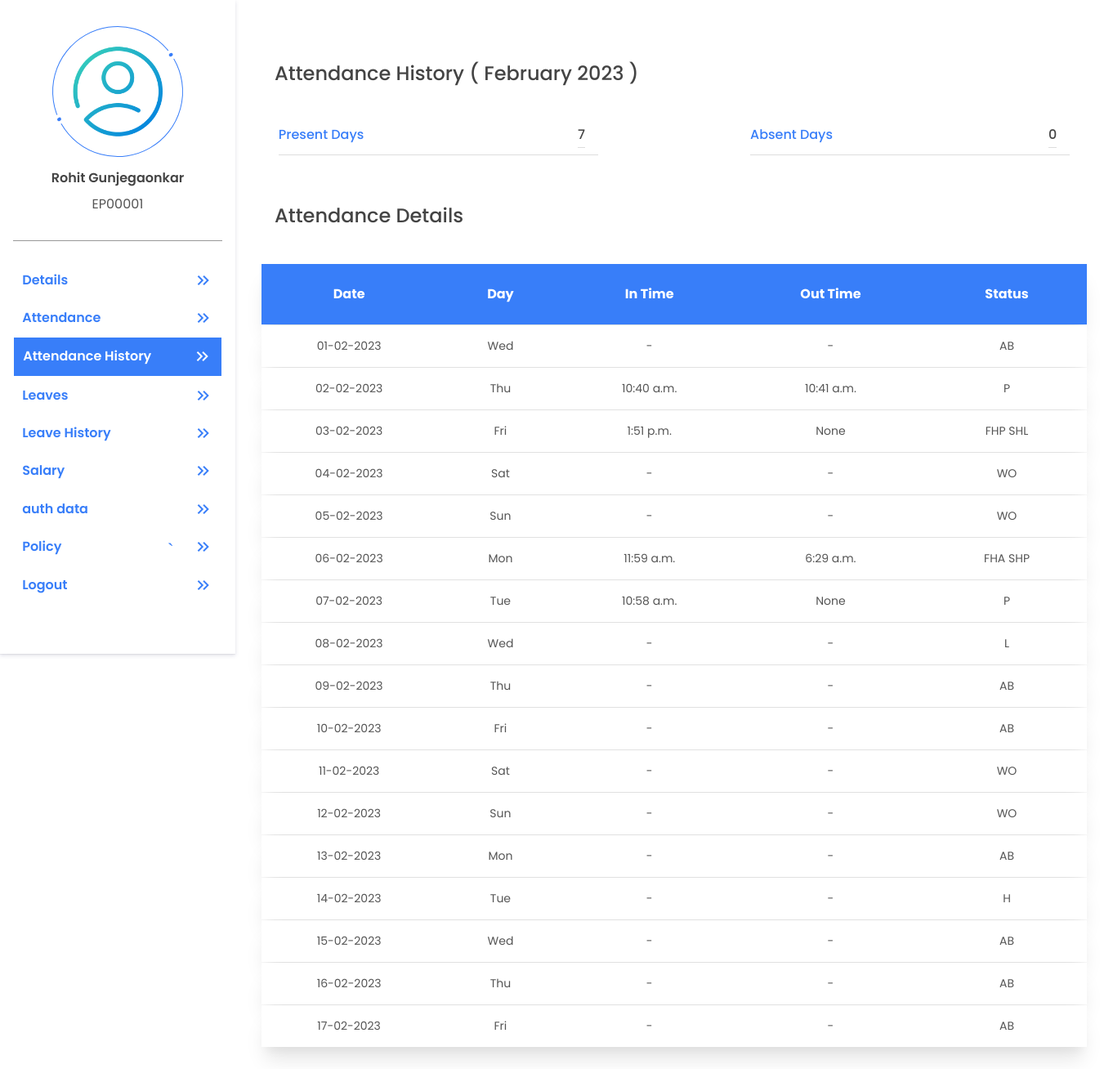
The page /accounts/attendance-history/ (signed in) on the database its author committed.
### account/models.py (models this page shows, shortened)
class UserAdditionalDetail(models.Model):
    emp_user = models.OneToOneField(User, on_delete=models.CASCADE, related_name='user_additional_details')
    gender = models.CharField(choices=(('Male' , 'Male'), ('Female', 'Female')), max_length=55, null=True)
    mobile_no = models.BigIntegerField(null=True)
    date_of_birth = models.DateField(null=True)
    pan_number = models.CharField(max_length=10, null=True)
    aadhaar_number = models.BigIntegerField(null=True)
    permanent_address = models.TextField(null=True)
    current_address = models.TextField(null=True)
    marital_status = models.CharField(choices=(('Single', 'Single'), ('Married', 'Married')), max_length=55, null=True)
    passport_no = models.CharField(max_length=9, null=True)
    father_name = models.CharField(max_length=255, null=True)
    mother_name = models.CharField(max_length=255, null=True)
    nationality = models.CharField(max_length=50, null=True)
    emergency_contact_no = models.BigIntegerField(null=True)
    blood_group = models.CharField(max_length=3, null=True)
    profile_photo = models.ImageField(upload_to='userprofile', null=True, default='default_profile_pic.png')
    is_requested = models.BooleanField(default=False)
    is_completed_additional_details = models.BooleanField(default=False)  # this will become True if mandatory fields are filled by employee after verification by HR
    created_at = models.DateTimeField(auto_now_add=True)
    updated_at = models.DateTimeField(auto_now=True)

### payroll/models.py (models this page shows, shortened)
class DailyAttendance(models.Model):
    emp_user = models.ForeignKey(User,
    on_delete=models.CASCADE, related_name='daily_attendance_user')
    date = models.DateField(auto_now=True)
    month = models.ForeignKey(Month,on_delete=models.CASCADE, related_name='daily_attendance_month')
    approved_by = models.ForeignKey(User,on_delete=models.CASCADE, related_name='daily_attend_approved_by',null=True)
    login_time = models.TimeField(auto_now_add=True)
    logout_time = models.TimeField(null=True)
    working_hours = models.DecimalField(default=0.0, max_digits=5, decimal_places=2)
    is_half_day = models.BooleanField(default=False)
    is_first_half = models.BooleanField(default=False)
    is_second_half = models.BooleanField(default=False)
    is_requested = models.BooleanField(default=False)
    is_present = models.BooleanField(default=False)
    created_at = models.DateTimeField(auto_now_add=True)
    updated_at = models.DateTimeField(auto_now=True)

### account/account_views/self_services/self_attendance.py (the view)
# urls.py: path("attendance-history/", AttendanceHistory.as_view(), name = 'attendance_history'),
class AttendanceHistory(View):
    @method_decorator(login_required(login_url='login'))
    def get (self, request):
        user_id = request.user.id
        month_format = str(get_month_year())
        month_name = month_format[0:-4] + ' ' +  month_format[-4:]
        months = {month: index for index, month in enumerate(month_abbr) if month}
        month = int(months[month_format[0:3]])
        year = int(month_format[-4:])
        end_date = get_end_date_of_month(year, month)
        first_date = end_date.replace(day = 1).date()
        monthly_data= []
        date_range= pd.date_range(first_date,end_date)
        current_date= datetime.today().date()
        for date in date_range:
            if date.date() > current_date:
                break
            data= {
                'date': date.strftime("%d-%m-%Y"),
                'day':date.strftime("%a"),
                'status' :None,
                'login_time':None,
                'logout_time':None,
            }
            if Holiday.objects.filter(date=date).exists():
                data["status"]="H"
                data["login_time"]="-"
                data["logout_time"]="-"
            elif data["day"]== "Sat" or data["day"]== "Sun":
                data["status"]="WO"
                data["login_time"]="-"
                data["logout_time"]="-"
            else:
                leave = DailyLeave.objects.filter(emp_user_id = user_id, date=date)
                attendance = DailyAttendance.objects.filter(emp_user_id = user_id, date=date, is_present=True)
                if  leave.exists() and attendance.exists():
                    if leave[0].date_is_half == True:
                        if leave[0].date_is_first_half== True and attendance[0].is_second_half== True:
                            data["status"]="FHL SHP"
                            data["login_time"]= attendance[0].login_time
                            data["logout_time"]= attendance[0].logout_time
                        if leave[0].date_is_second_half== True and attendance[0].is_first_half== True:
                            data["status"]="FHP SHL"
                            data["login_time"]= attendance[0].login_time
                            data["logout_time"]= attendance[0].logout_time
                    else:
                        data["status"]="L"
                        data["login_time"]="-"
                        data["logout_time"]="-"
                elif leave.exists():
                    if leave[0].date_is_half== True:
                        if leave[0].date_is_first_half== True:
                            data["status"]="FHL SHA"
                        elif leave[0].date_is_second_half== True:
                            data["status"]="FHA SHL"
                    else:
                        data["status"]="L"
                        data["login_time"]="-"
                        data["logout_time"]="-"
                elif attendance.exists():
                    if attendance[0].is_half_day == True:
                        if attendance[0].is_first_half== True:
                            data["status"]="FHP SHA"
                            data["login_time"]= attendance[0].login_time
                            data["logout_time"]= attendance[0].logout_time
                        if attendance[0].is_second_half== True:
                            data["status"]="FHA SHP"
                            data["login_time"]= attendance[0].login_time
                            data["logout_time"]= attendance[0].logout_time
                    else:
                        data["status"]="P"
                        data["login_time"]= attendance[0].login_time
                        data["logout_time"]= attendance[0].logout_time
                else:
                    data["status"]="AB"
                    data["login_time"]="-"
                    data["logout_time"]="-"
            monthly_data.append(data)
        return render (request, "account/self_services/self_attendance_history.html", {'monthly_data':monthly_data, 'month':month_name})

### templates/account/self_services/self_attendance_history.html (shortened to what this page needs)
{% extends 'profile_basic.html' %}
{% load static %}
{% block tag %}
<link href="{%static 'css/self-details.css'%}" rel="stylesheet">
<link href="{%static 'css/form.css'%}" rel="stylesheet">
{% endblock %}
{% block profile %}
<section class="user-info">
    <div class="basic_info">
        <p class="main-heading">Attendance History ( {{month}} )</p>
        <div class="user_info">
            <div class="info">
                <p class="info-title">Present Days</p>
                <p class="info-description" id="sl">
                    7
                </p>
            </div>
            <div class="info">
                <p class="info-title">Absent Days</p>
                <p class="info-description" id="lop">
                    0
                </p>
            </div>
        </div>
        <p class="main-heading">Attendance Details</p>
        <table class="table">
            <thead>
                <tr>
                    <th scope="col">Date</th>
                    <th scope="col">Day</th>
                    <th scope="col">In Time</th>
                    <th scope="col">Out Time</th>
                    <th scope="col">Status</th>
                </tr>
            </thead>
            <tbody>
                {% for data in monthly_data %}
                <tr>
                    <td>{{data.date}}</td>
                    <td>{{data.day}}</td>
                    <td>{{data.login_time}}</td>
                    <td>{{data.logout_time}}</td>
                    <td>{{data.status}}</td>
                </tr>
                {% endfor %}
            </tbody>
        </table>
    </div>
</section>
{% endblock %}

### templates/profile_basic.html (shortened to what this page needs)
{% extends 'basic.html' %}
{% load static %}
{%block body%}
<section class="profile-container">
    <section class="profile-links-container">
        <div class="user-profile">
            <div class="user-profile-pic">
                <img src="{{request.user.user_additional_details.profile_photo.url}}" alt="">
            </div>
            <h4>{{request.user.get_full_name}}</h4>
            <p>{{request.user.username}}</p>
        </div>
        <div class="profile-navigations">
            <ul class="profile-navigation-links">
                <a href="{% url 'self_details' %}">
                    <li class="profile-navigation-link" id="self-detail">Details
                        <span class="material-symbols-outlined">
                        </span>
                    </li>
                </a>
                <a href="{% url 'self_attendance' %}">
                    <li class="profile-navigation-link" id="self-attendance">Attendance
                        <span class="material-symbols-outlined">
                        </span>
                    </li>
                </a>
                <a href="{% url 'attendance_history' %}">
                    <li class="profile-navigation-link" id="self-attendance-history">Attendance History
                        <span class="material-symbols-outlined">
                        </span>
                    </li>
                </a>
                <a href="{% url 'self_leave' %}">
                    <li class="profile-navigation-link" id="self-leave">Leaves
                        <span class="material-symbols-outlined">
                        </span>
                    </li>
                </a>
                <a href="{% url 'leave_history' %}">
                    <li class="profile-navigation-link" id="leave-history">Leave History
                        <svg xmlns="http://www.w3.org/2000/svg" viewBox="0 0 384 512">
                            <span class="material-symbols-outlined">
                            </span>
                    </li>
                </a>
                <a href="{% url 'self_salary' %}">
                    <li class="profile-navigation-link" id="self-salary">Salary
                        <span class="material-symbols-outlined">
                        </span>
                    </li>
                </a>
                <a href="{% url 'self_salary' %}">
                    <li class="profile-navigation-link" id="auth-data">auth data
                        <span class="material-symbols-outlined">
                        </span>
                    </li>
                </a>
                <a href="{% url 'self_salary' %}">
                    <li class="profile-navigation-link" id="Policy">Policy
                        <span class="material-symbols-outlined">`
                        </span>
                    </li>
                </a>
                <a href="{% url 'logout' %}">
                    <li class="profile-navigation-link" id="Logout">Logout
                        <span class="material-symbols-outlined">
                        </span>
                    </li>
                </a>
            </ul>
        </div>
    </section>
    <section class="profile-details-container">
        {% block profile %}
        {% endblock %}
    </section>
</section>
{%endblock%}

### rows shown on the page
DailyAttendance: login_time "10:40 a.m.", logout_time "10:41 a.m."
DailyAttendance: login_time "1:51 p.m."
DailyAttendance: login_time "11:59 a.m.", logout_time "6:29 a.m."
DailyAttendance: login_time "10:58 a.m."

### other values the page prints
{{ request.user.get_full_name }} "Rohit Gunjegaonkar"
{{ request.user.username }} "EP00001"
{{ month }} "February 2023"
{{ data.date }} "01-02-2023" "02-02-2023" "03-02-2023" "04-02-2023" "05-02-2023" "06-02-2023" "07-02-2023" "08-02-2023" "09-02-2023" "10-02-2023" "11-02-2023" "12-02-2023" "13-02-2023" "14-02-2023" "15-02-2023" "16-02-2023" "17-02-2023"
{{ data.day }} "Wed" "Thu" "Fri" "Sat" "Sun" "Mon" "Tue" "Wed" "Thu" "Fri" "Sat" "Sun" "Mon" "Tue" "Wed" "Thu" "Fri"
{{ data.login_time }} "-" "-" "-" "-" "-" "-" "-" "-" "-" "-" "-" "-" "-"
{{ data.logout_time }} "-" "None" "-" "-" "None" "-" "-" "-" "-" "-" "-" "-" "-" "-" "-"
{{ data.status }} "AB" "P" "FHP SHL" "WO" "WO" "FHA SHP" "P" "L" "AB" "AB" "WO" "WO" "AB" "H" "AB" "AB" "AB"
